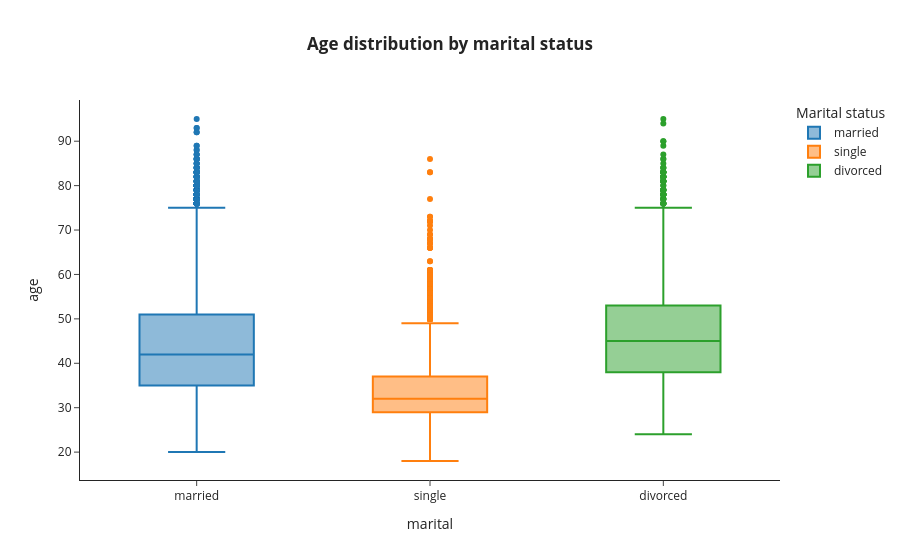

Notebook code cell kept with this figure:
### Markdown cell above
### *3.3.1. Analysis of demographic attributes*

### Code cell
fig=px.box(df, 
           x='marital', y='age',
           color='marital', template='simple_white',
           title='<b>Age distribution by marital status')
fig.update_layout(title_x=0.5, legend_title='Marital status')
fig.show()

### Figure 1 — Plotly figure (JSON) as saved in the notebook; plotly's stock layout.template omitted (floating-point values rounded to 4 significant figures; data arrays with more than 128 entries replaced by an {"elided": "..."} marker saying what was removed)
{"data": [{"alignmentgroup": "True", "hovertemplate": "marital=%{x}<br>age=%{y}<extra></extra>", "legendgroup": "married", "marker": {"color": "#1F77B4"}, "name": "married", "notched": false, "offsetgroup": "married", "orientation": "v", "showlegend": true, "type": "box", "x": {"elided": "27214 str values"}, "x0": " ", "xaxis": "x", "y": {"elided": "27214 int values"}, "y0": " ", "yaxis": "y"}, {"alignmentgroup": "True", "hovertemplate": "marital=%{x}<br>age=%{y}<extra></extra>", "legendgroup": "single", "marker": {"color": "#FF7F0E"}, "name": "single", "notched": false, "offsetgroup": "single", "orientation": "v", "showlegend": true, "type": "box", "x": {"elided": "12790 str values"}, "x0": " ", "xaxis": "x", "y": {"elided": "12790 int values"}, "y0": " ", "yaxis": "y"}, {"alignmentgroup": "True", "hovertemplate": "marital=%{x}<br>age=%{y}<extra></extra>", "legendgroup": "divorced", "marker": {"color": "#2CA02C"}, "name": "divorced", "notched": false, "offsetgroup": "divorced", "orientation": "v", "showlegend": true, "type": "box", "x": {"elided": "5207 str values"}, "x0": " ", "xaxis": "x", "y": {"elided": "5207 int values"}, "y0": " ", "yaxis": "y"}], "layout": {"boxmode": "overlay", "legend": {"title": {"text": "Marital status"}, "tracegroupgap": 0}, "title": {"text": "<b>Age distribution by marital status", "x": 0.5}, "xaxis": {"anchor": "y", "categoryarray": ["married", "single", "divorced"], "categoryorder": "array", "domain": [0, 1], "title": {"text": "marital"}}, "yaxis": {"anchor": "x", "domain": [0, 1], "title": {"text": "age"}}}}
